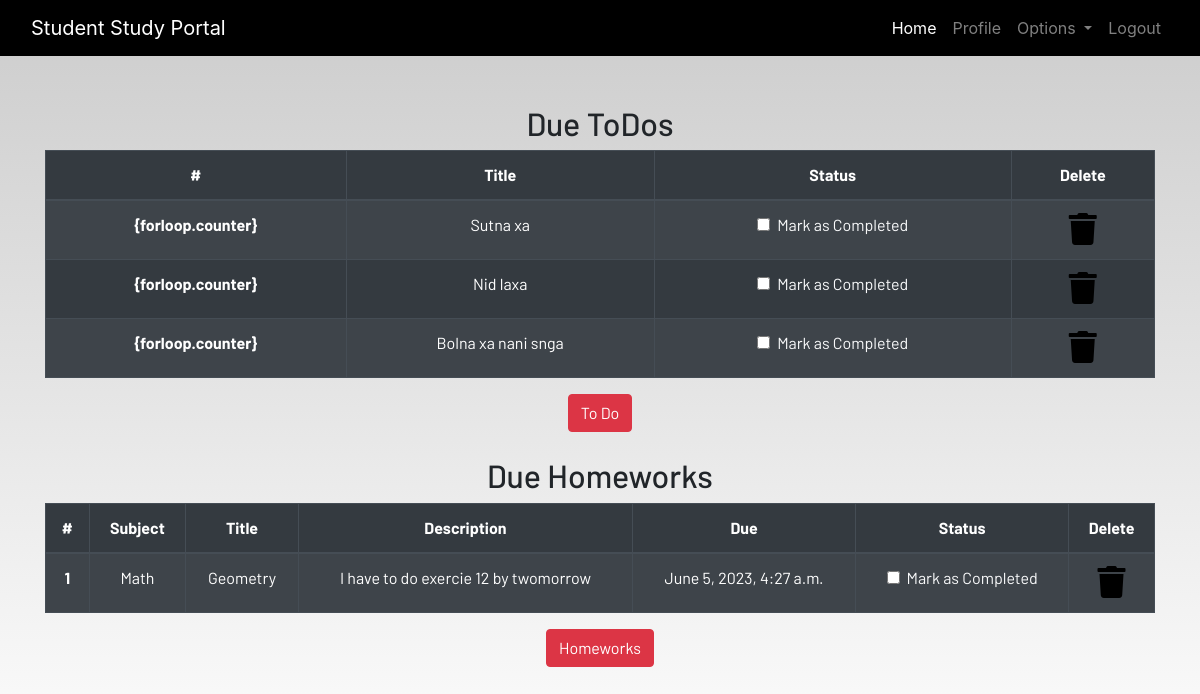
/profile/ (signed in), run on the app's committed database.
### dashboard/models.py (models this page shows, shortened)
class Todo(models.Model):
    user=models.ForeignKey(User,on_delete=models.CASCADE)
    title=models.CharField(max_length=100)
    is_finished=models.BooleanField(default=False)
    class Meta:
        verbose_name="todo"
        verbose_name_plural='todo'

class Homework(models.Model):
    user=models.ForeignKey(User,on_delete=models.CASCADE)
    subject=models.CharField(max_length=50)
    title=models.CharField(max_length=100)
    description=models.TextField()
    due=models.DateTimeField()
    is_finished=models.BooleanField(default=False)

### dashboard/views.py (the view)
# urls.py: path('profile/',dash_views.profile,name='profile'),
@login_required(login_url='login')
@user_passes_test(check_user_is_authenticated, login_url='login')
def profile(request):
    homeworks=Homework.objects.filter(is_finished=False,user=request.user)
    todos=Todo.objects.filter(is_finished=False,user=request.user)
    if len(homeworks) == 0:
        homework_done = True
    else:
        homework_done = False
    if len(todos) == 0:
        todos_done = True
    else:
        todos_done = False
    context={
        'homeworks':homeworks,
        'todos':todos,
        'homework_done':homework_done,
        'todos_done':todos_done,
    }
    return render(request,"dashboard/profile.html",context)

### dashboard/views.py (called while the page is built)
def check_user_is_authenticated(user):
    return user.is_authenticated

### dashboard/templates/dashboard/profile.html
{% extends 'dashboard/base.html' %}
{% load static %}
{% load crispy_forms_tags%}
{% block content %}
<section class="text-center">
    <div class="container">
        {% if not todos_done %}
        <h2>Due ToDos</h2>
        <table class="table table-striped table-bordered table-hover table-dark">
            <thead>
                <tr>
                    <th scope="col">#</th>
                    <th scope="col">Title</th>
                    <th scope="col">Status</th>
                    <th scope="col">Delete</th>
                </tr>
            </thead>
            <tbody>
                {% for todo in todos  %}
                <tr>
                    <th scope="row">{forloop.counter}</th>
                    <td>{{todo.title}}</td>
                    <td>
                        <a href="{%url 'update-todo' todo.id%}">
                            <div class="form-check">
                                {% if todo.is_finished == True %}
                                <input class="form-check-input" type="checkbox" value="" checked>
                                {% else %}
                                <input class="form-check-input" type="checkbox" value="" >
                                {% endif %}
                                <label class="form-check-label text-light" for="flexCheckDefault">
                                    Mark as Completed
                                </label>
                            </div>
                        </a>
                    </td>
                    <td><a href="{%url 'delete-todo' todo.id %}"><i class="fa fa-trash fa-2x"></i></a></td>
                </tr>
                {% endfor %}
            </tbody>
        </table>
        {% else %}
        <h3>All To dos are completed!!!!</h3>
        {% endif %}
        <a href="{%url 'todo'%}" class="btn btn-danger">To Do</a>
        <br><br>
        {% if not homework_done %}
        <h2>Due Homeworks</h2>
        <table class="table table-striped table-bordered table-hover table-dark">
            <thead>
                <tr>
                    <th scope="col">#</th>
                    <th scope="col">Subject</th>
                    <th scope="col">Title</th>
                    <th scope="col">Description</th>
                    <th scope="col">Due</th>
                    <th scope="col">Status</th>
                    <th scope="col">Delete</th>
                </tr>
            </thead>
            <tbody>
                {% for homework in homeworks %}
                <tr>
                    <th scope="row">{{forloop.counter}}</th>
                    <td>{{homework.subject}}</td>
                    <td>{{homework.title}}</td>
                    <td>{{homework.description}}</td>
                    <td>{{homework.due}}</td>
                    <td>
                        <a href="{%url 'update-homework' homework.id%}">
                            <div class="form-check">
                                {% if homework.is_finished == True %}
                                <input class="form-check-input" type="checkbox" value="" checked >
                                {% else %}
                                <input class="form-check-input" type="checkbox" value="" >
                                {% endif %}
                                <label class="form-check-label text-light" for="flexCheckDefault">
                                    Mark as Completed
                                </label>
                            </div>
                        </a>
                    </td>
                    <td><a href="{%url 'delete-homework' homework.id%}"><i class="fa fa-trash fa-2x"></i></a></td>
                </tr>
                {% endfor %}
            </tbody>
        </table>
        {% else %}
        <h3>All To homeworks are completed!!!!</h3>
        {% endif %}
        <a href="{%url 'homework'%}" class="btn btn-danger">Homeworks</a>
    </div>
</section>
{% endblock content %}

### static/css/main.css (style rules this page uses)
html { scroll-behavior: smooth; height: 100%; width: 100%; }
a { text-decoration: none !important; color: black; }
html, body { max-width: 100%; overflow-x: hidden; height: 100%; width: 100%; }
body { background: linear-gradient(rgba(0, 0, 0, 0.2), rgba(255, 255, 255, 0.5)); overflow-x: hidden; background-repeat: no-repeat; }
.fa { color: black; }

### data on the page
Todo: title "Sutna xa"
Todo: title "Nid laxa"
Todo: title "Bolna xa nani snga"
Homework: subject "Math", title "Geometry", description "I have to do exercie 12 by twomorrow", due "June 5, 2023, 4:27 a.m."
